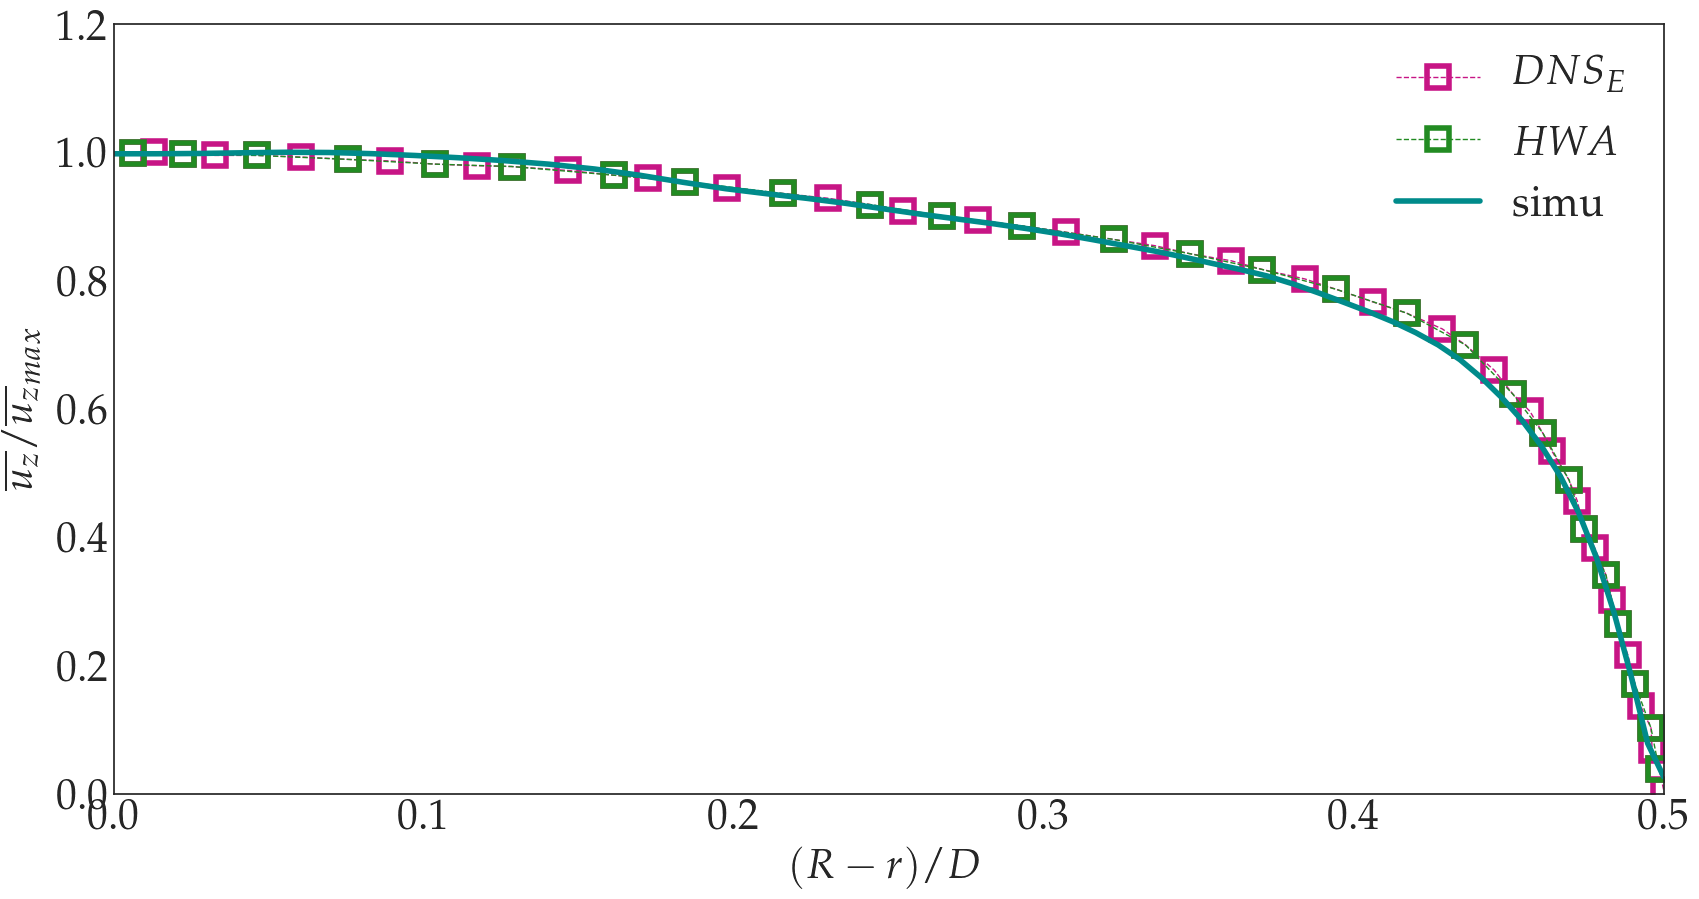

Write the Python code that produced this figure.
import numpy as np
import general_settings as gs
import reference_database as rdb
import matplotlib
matplotlib.use('agg')
import matplotlib.pyplot as plt

def main():

    plt.style.use('seaborn-white') # from defaut
    plt.rcParams.update({'font.size': 30})
    plt.rcParams['savefig.dpi'] = 100
    
    from matplotlib import rc
#    rc('font',**{'family':'sans-serif','sans-serif':['Helvetica']})
    ## for Palatino and other serif fonts use:
    rc('font',**{'family':'serif','serif':['Palatino']})
    rc('text', usetex=True)

    import spatialSeriesReader_returnBothInnerAndOuter as ssR
    import parameters_t_c as pNp_15D5Df_M0
    import copy

    sampleNaming='lines_typeFace_cell'
    
    fig3,ax3 = plt.subplots(figsize=(20,10))
    y_, Uz = rdb.Eggels_thesis.Fig4p5_DNS()
    ax3.plot(y_,Uz,label=r'$DNS_E$',linewidth=1,linestyle='--',marker='s',color='mediumvioletred',markeredgecolor='mediumvioletred', markerfacecolor='none', markersize=16, markeredgewidth=4)
    y1_, Uz1 = rdb.Eggels_thesis.Fig4p5_HWA()
    ax3.plot(y_[::2],Uz[::2],label=r'$HWA$',linewidth=1,linestyle='--',marker='s',color='forestgreen',markeredgecolor='forestgreen', markerfacecolor='none', markersize=16, markeredgewidth=4)
    
    
    l = ssR.pre_check(pNp_15D5Df_M0.parameters,sampleNaming)
    outerCoordData = ssR.process(pNp_15D5Df_M0.parameters,validDataList=l,colonNb=3,innerVar=False)  
    ax3.plot(outerCoordData['rByD'][::2],outerCoordData['mean'][::2],label='simu',linewidth=4,color='darkcyan')
    
    ax3.set_xlabel(r'$(R-r)/D$')
    ax3.set_ylabel(r'$\overline{u_z}/\overline{u_z}_{max}$')
    ax3.set_xlim(0,0.5)
    ax3.set_ylim(0,1.2)
    ax3.legend(bbox_to_anchor=(1, 1), ncol=1, fancybox=True, shadow=True) 

    fig3.savefig('UzMean.png', bbox_inches='tight')

main()
